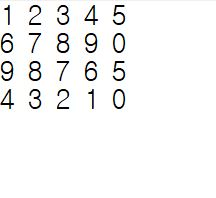
#> input picture final_hw/input/test1.JPG, 216 x 198 px, found by its file name
$ jupyter execute --allow-errors test.ipynb   (older library calls are emulated)
#> lines starting #> are read from the running program, lines starting #| are printed output that depends on the picture; after the words box and inside, x2 and y2 are one past the last pixel; in counts of white or black regions, pixels touching at a corner belong together
# 학습데이터 읽어오기

[cell 1]
import cv2
from matplotlib import pyplot as plt
import numpy as np

#> (the rest of this cell did not finish here and is left out)

# opencv 내장함수인 knn알고리즘 사용해서 학습

[cell 2]
model = cv2.ml.KNearest_create()
#> (the rest of this cell did not finish here and is left out)

# test할 이미지 전처리

[cell 3]
img = cv2.imread('./input/test1.jpg',  cv2.IMREAD_GRAYSCALE)
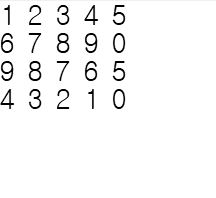
#> img: shape (198, 216); min 0, max 255, mean 245.3
img = np.uint8(img)
# input img
plt.figure(1)
plt.imshow(img, cmap = 'gray')
plt.title('Input Image')

# 기본적으로 gaussian filter 적용
blur_img = cv2.GaussianBlur(img, (5,5), 0)
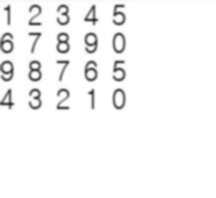
#> blur_img: shape (198, 216); min 50, max 255, mean 245.3

# 히스토그램의 평균값이 125 보다 작으면 감마보정을 통해 밝게 해줌
if np.mean(blur_img) < 125:
    gamma_img = np.uint8((1 * np.power(blur_img/255, 0.4)) * 255)
else:
    gamma_img = blur_img

# 분산이 적을경우 숫자 인식이 쉽지 않아 밝은것은 밝게 어두운 것은 어둡게 설정
# 히스토 그램 균일화를 할경우 전체이미지에 적용이 되어 분산이 지나치게 커지게 된다.
# 그래서 작은 영역마다 균등화 해주는 clahe(Contrast Limited Adaptive Histogram Equalization)을 적용 시켰다.
if np.var(gamma_img) < 125:
    # contrast limit가 2이고 title의 size는 8X8
    clahe = cv2.createCLAHE(clipLimit= 2.0, tileGridSize=(8,8))
    contrast_img = clahe.apply(gamma_img)
else:
    contrast_img = gamma_img

# 적절한 threshold값 찾아 이진화
thresh = cv2.adaptiveThreshold(contrast_img, 255, 1, 1, 9, 3)
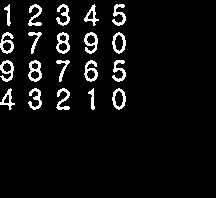
#> thresh: shape (198, 216); 6.1% white in thin lines or dots, all inside (x1, y1, x2, y2) = (0, 4, 126, 110)
# thresh = contrast_img

# 모폴로지 closing 연산
kernel = np.ones((4,4),np.uint8)
closing = cv2.morphologyEx(thresh, cv2.MORPH_CLOSE, kernel)
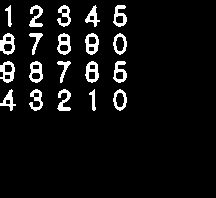
#> closing: shape (198, 216); 6.8% white; 20 white regions
plt.figure(5)
plt.imshow(closing, cmap = 'gray')
plt.title('after processing')

# 테스트 이미지 contour 찾기

[cell 4]
test, contours, hierarchy = cv2.findContours(closing, cv2.RETR_LIST, cv2.CHAIN_APPROX_SIMPLE)
#> contours = 40 contours; largest, box (x1, y1, x2, y2) and area: (0, 33, 15, 55) 226, (0, 61, 15, 83) 217, (85, 33, 99, 55) 214, (29, 61, 43, 83) 211, (57, 33, 71, 55) 210

$ run again, with final_hw/input/test2.jpg copied over final_hw/input/test1.JPG
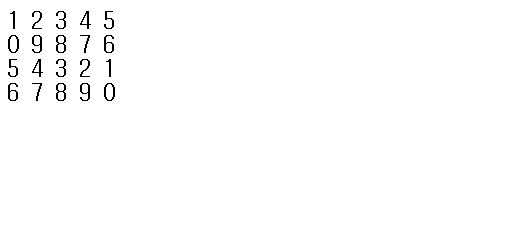
#> input picture final_hw/input/test2.jpg, 508 x 236 px, found by its file name
#> img is the input picture: shape (236, 508); min 0, max 255, mean 252.2
#> `thresh = cv2.adaptiveThreshold(contrast_img, 255, 1, 1, 9, 3)`:
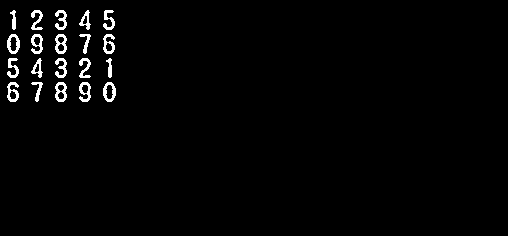
#> thresh: shape (236, 508); 2% white; 20 white regions, largest, box (x1, y1, x2, y2) and area: (55, 34, 67, 54) 139, (55, 82, 67, 102) 139, (7, 34, 20, 54) 138
#> `closing = cv2.morphologyEx(thresh, cv2.MORPH_CLOSE, kernel)`:
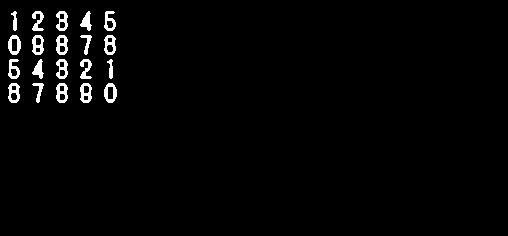
#> closing: shape (236, 508); 2.2% white; 20 white regions
#> contours = 40 contours; largest, box (x1, y1, x2, y2) and area: (104, 83, 117, 103) 184, (8, 35, 21, 55) 184, (56, 83, 68, 103) 177, (56, 35, 68, 55) 177, (80, 83, 92, 103) 176

$ run again, with final_hw/input/number1.BMP saved as final_hw/input/test1.JPG
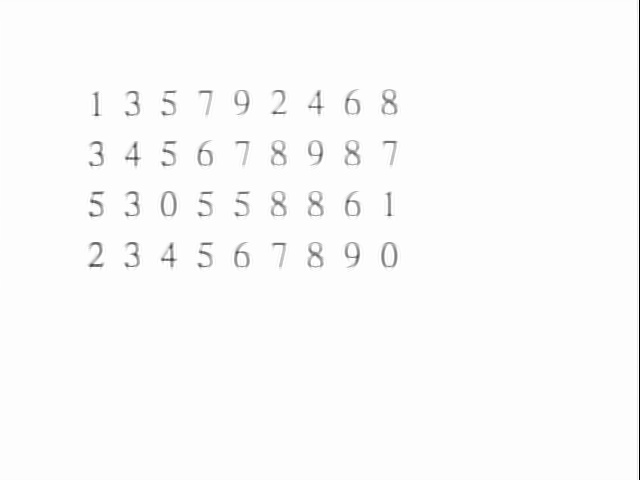
#> input picture final_hw/input/number1.BMP, 640 x 480 px, found by its file name
#> img is the input picture: shape (480, 640); min 0, max 255, mean 250.8
#> `thresh = cv2.adaptiveThreshold(contrast_img, 255, 1, 1, 9, 3)`:
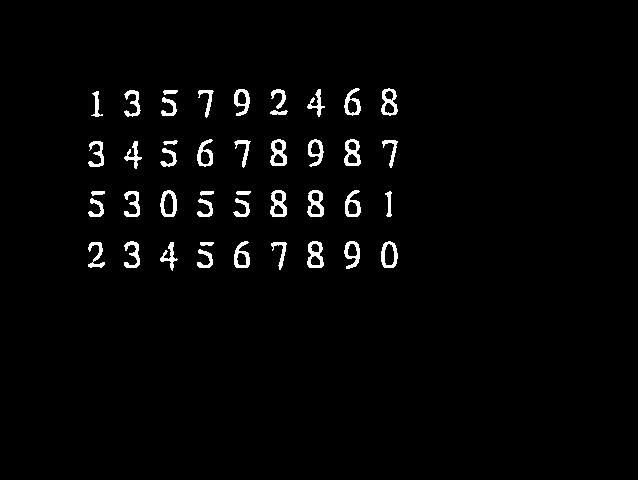
#> thresh: shape (480, 640); 2.6% white; 44 white regions, largest, box (x1, y1, x2, y2) and area: (638, 0, 640, 480) 960, (270, 190, 287, 217) 258, (270, 139, 287, 166) 257
#> `closing = cv2.morphologyEx(thresh, cv2.MORPH_CLOSE, kernel)`:
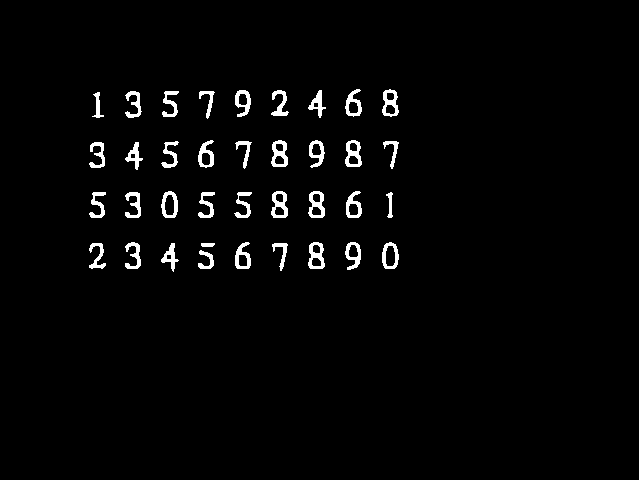
#> closing: shape (480, 640); 2.6% white; 38 white regions
#> contours = 62 contours, 1 with area under 20; largest, box (x1, y1, x2, y2) and area: (161, 191, 178, 218) 346, (382, 242, 399, 269) 346, (271, 191, 288, 218) 337, (271, 140, 288, 167) 337, (308, 242, 325, 269) 336

$ run again, with final_hw/input/number2.BMP saved as final_hw/input/test1.JPG
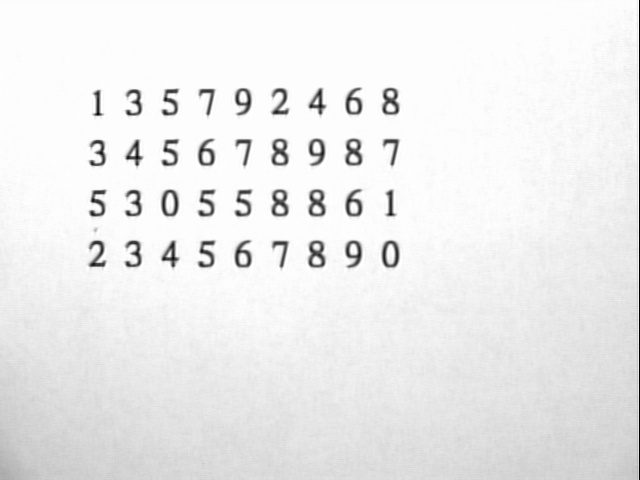
#> input picture final_hw/input/number2.BMP, 640 x 480 px, found by its file name
#> img is the input picture: shape (480, 640); min 0, max 255, mean 236.6
#> `thresh = cv2.adaptiveThreshold(contrast_img, 255, 1, 1, 9, 3)`:
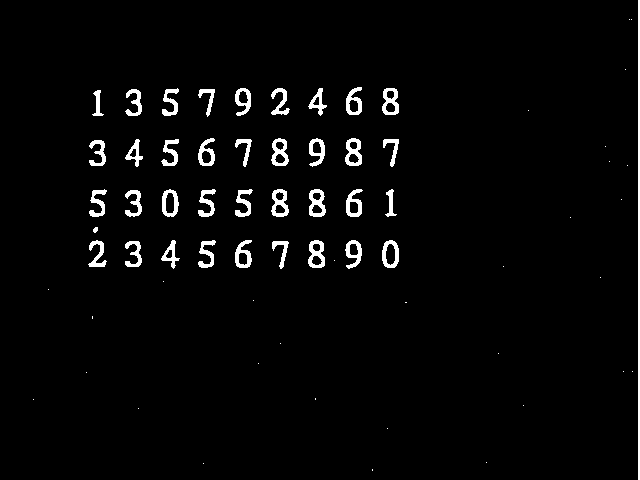
#> thresh: shape (480, 640); 3% white; 69 white regions (31 under 20 px), largest, box (x1, y1, x2, y2) and area: (638, 0, 640, 480) 960, (309, 189, 326, 217) 283, (345, 138, 362, 166) 281
#> `closing = cv2.morphologyEx(thresh, cv2.MORPH_CLOSE, kernel)`:
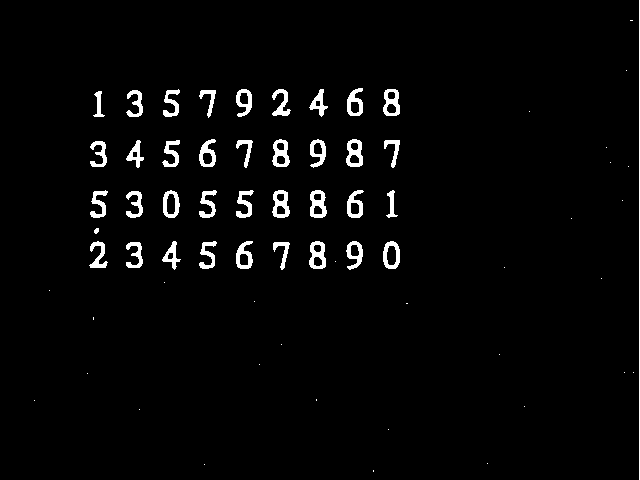
#> closing: shape (480, 640); 2.9% white; 68 white regions (30 under 20 px)
#> contours = 92 contours, 32 with area under 20; largest, box (x1, y1, x2, y2) and area: (383, 241, 400, 269) 369, (309, 241, 326, 269) 358, (163, 190, 180, 218) 358, (272, 190, 290, 218) 358, (346, 139, 363, 167) 358
